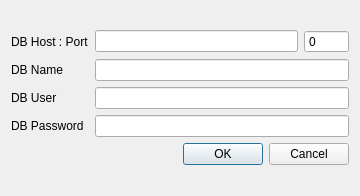
<?xml version="1.0" encoding="UTF-8"?>
<ui version="4.0">
 <class>Dialog</class>
 <widget class="QDialog" name="Dialog">
  <property name="geometry">
   <rect>
    <x>0</x>
    <y>0</y>
    <width>360</width>
    <height>196</height>
   </rect>
  </property>
  <property name="windowTitle">
   <string>Dialog</string>
  </property>
  <layout class="QVBoxLayout" name="verticalLayout">
   <item>
    <layout class="QGridLayout" name="gridLayout_2">
     <item row="0" column="0">
      <layout class="QGridLayout" name="gridLayout">
       <item row="2" column="0">
        <widget class="QLabel" name="lbl_db_user">
         <property name="text">
          <string>DB User</string>
         </property>
         <property name="buddy">
          <cstring>le_db_user</cstring>
         </property>
        </widget>
       </item>
       <item row="0" column="0">
        <widget class="QLabel" name="lbl_db_host">
         <property name="text">
          <string>DB Host : Port</string>
         </property>
         <property name="buddy">
          <cstring>le_db_host</cstring>
         </property>
        </widget>
       </item>
       <item row="0" column="2">
        <widget class="QSpinBox" name="sb_db_port">
         <property name="buttonSymbols">
          <enum>QAbstractSpinBox::NoButtons</enum>
         </property>
         <property name="maximum">
          <number>65535</number>
         </property>
         <property name="value">
          <number>0</number>
         </property>
        </widget>
       </item>
       <item row="3" column="1" colspan="2">
        <widget class="QLineEdit" name="le_db_pass"/>
       </item>
       <item row="0" column="1">
        <widget class="QLineEdit" name="le_db_host"/>
       </item>
       <item row="3" column="0">
        <widget class="QLabel" name="lbl_db_pass">
         <property name="text">
          <string>DB Password</string>
         </property>
         <property name="buddy">
          <cstring>le_db_pass</cstring>
         </property>
        </widget>
       </item>
       <item row="1" column="0">
        <widget class="QLabel" name="lbl_db_name">
         <property name="text">
          <string>DB Name</string>
         </property>
         <property name="buddy">
          <cstring>le_db_name</cstring>
         </property>
        </widget>
       </item>
       <item row="1" column="1" colspan="2">
        <widget class="QLineEdit" name="le_db_name"/>
       </item>
       <item row="2" column="1" colspan="2">
        <widget class="QLineEdit" name="le_db_user"/>
       </item>
      </layout>
     </item>
     <item row="1" column="0">
      <widget class="QDialogButtonBox" name="buttonBox">
       <property name="enabled">
        <bool>true</bool>
       </property>
       <property name="orientation">
        <enum>Qt::Horizontal</enum>
       </property>
       <property name="standardButtons">
        <set>QDialogButtonBox::Cancel|QDialogButtonBox::Ok</set>
       </property>
       <property name="centerButtons">
        <bool>false</bool>
       </property>
      </widget>
     </item>
    </layout>
   </item>
  </layout>
 </widget>
 <tabstops>
  <tabstop>le_db_host</tabstop>
  <tabstop>sb_db_port</tabstop>
  <tabstop>le_db_name</tabstop>
  <tabstop>le_db_user</tabstop>
  <tabstop>le_db_pass</tabstop>
 </tabstops>
 <resources/>
 <connections>
  <connection>
   <sender>buttonBox</sender>
   <signal>accepted()</signal>
   <receiver>Dialog</receiver>
   <slot>accept()</slot>
   <hints>
    <hint type="sourcelabel">
     <x>250</x>
     <y>155</y>
    </hint>
    <hint type="destinationlabel">
     <x>157</x>
     <y>195</y>
    </hint>
   </hints>
  </connection>
  <connection>
   <sender>buttonBox</sender>
   <signal>rejected()</signal>
   <receiver>Dialog</receiver>
   <slot>reject()</slot>
   <hints>
    <hint type="sourcelabel">
     <x>318</x>
     <y>155</y>
    </hint>
    <hint type="destinationlabel">
     <x>286</x>
     <y>195</y>
    </hint>
   </hints>
  </connection>
 </connections>
</ui>
